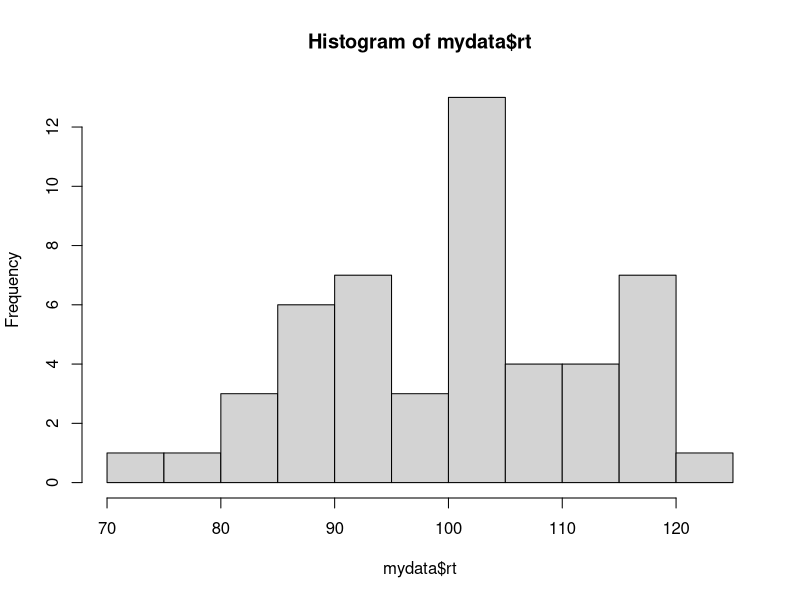
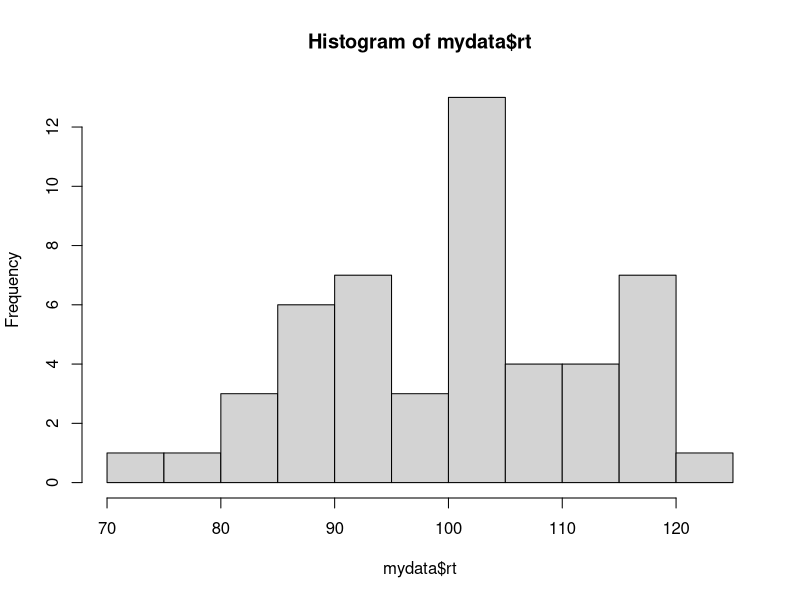
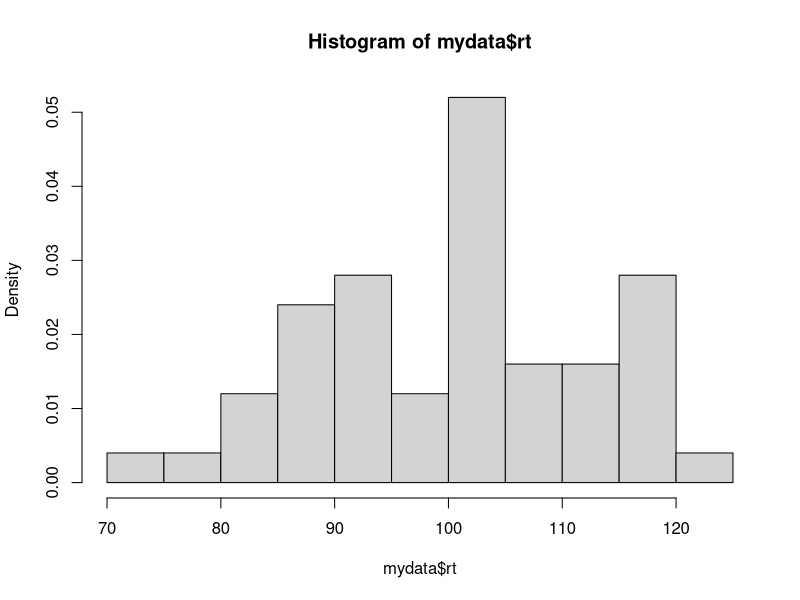
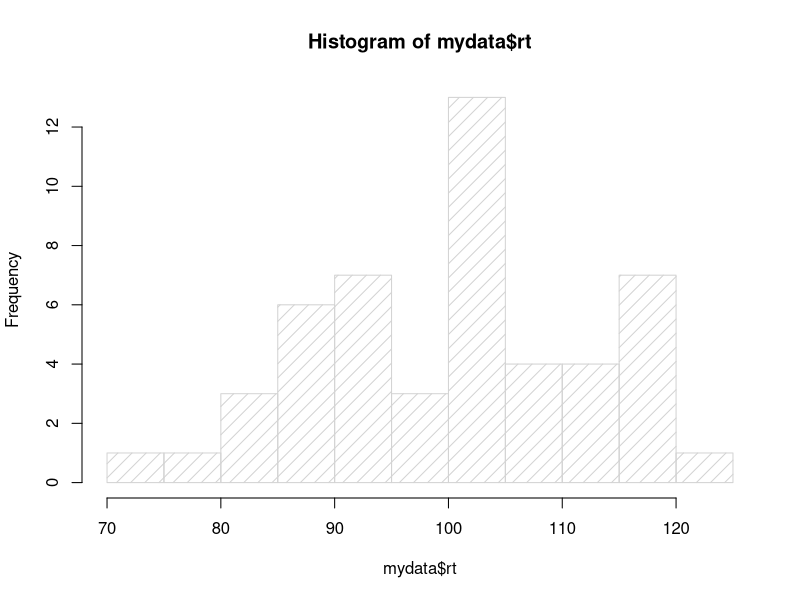
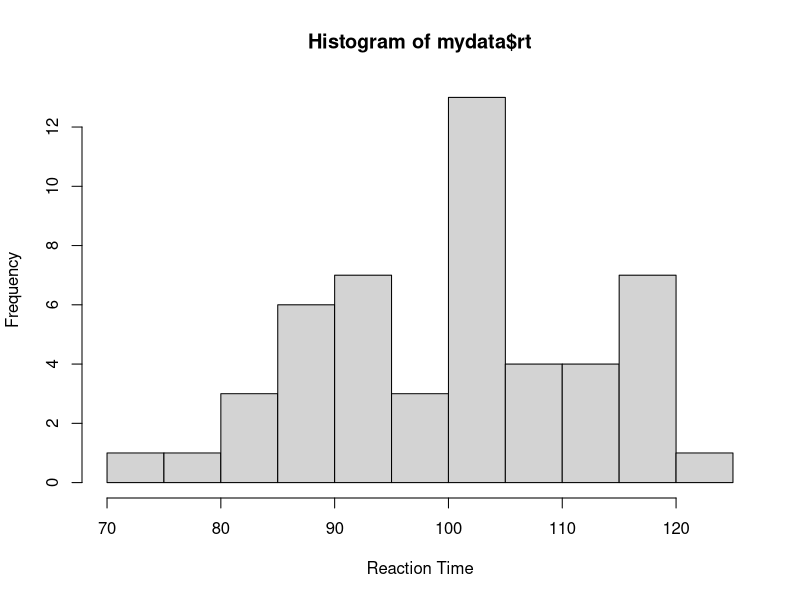
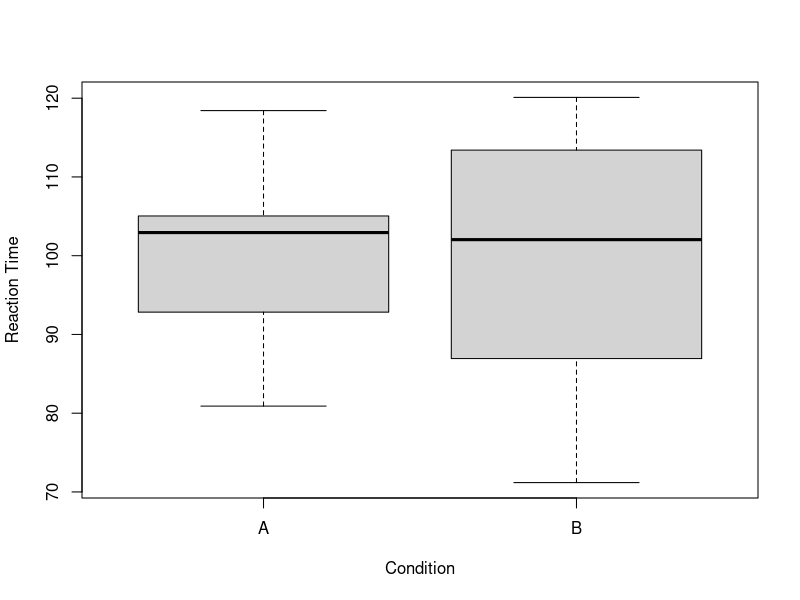

Generate these figures, in order, with R:
## ---- chunk 1
knitr::opts_chunk$set(echo = TRUE)
## ---- chunk 2
avector <- c(3, 6, 9, 12, 15, 18, 21, 24, 27)  # Let's create a vector with 9 elements.
avector # prints the whole object
avector[4] # prints the fourth element of the vector
avector[4:7] # prints the 4th through 7th elements of the vector
## ---- chunk 3
# First, let's recreate our random data.frame:
mydata <- data.frame(id = seq(1:50),  # create a column named "id" with the numbers (sequence) 1 through 50
                     condition = rep(c("A", "B"), 25),  # create a "condition" column with A and B repeating
                     rt = rnorm(n = 50, mean = 100, sd = 15))  # create a third column named "rt" with randomly generated data

head(mydata)  # Let's print the head of the data for reference.

mydata[1, 3]  # select a single cell in the first row, third column
# You'll see from the printout of head(mydata) above that this is the reaction time for participant 1.

mydata[3, ]  # leave one of the numbers blank if you want to select all columns for a given row

mydata[, 3]  # or all rows for a given column

mydata[1:10, ]  # You can select multiple rows and/or columns. Here, we're selecting the first ten rows, all columns.

mydata[c(1, 3, 5),]  # This will select the first, third, and fifth rows, all columns.
## ---- chunk 4
mydata$rt
mydata$condition
## ---- chunk 5
mydata$rt[10]
# is the same as:
mydata[10, 3]

## ---- chunk 6
mydata[mydata$rt > 120, ]  # Select rows of mydata where reaction time is greater than 120, all columns
## ---- chunk 7
mydata$rt > 120
## ---- chunk 8
mydata[mydata$id <= 10,]
mydata[mydata$condition == "A", ]
## ---- chunk 9
mydata[mydata$rt > 100 & mydata$rt < 110, ]  # Select rows of mydata where reaction time is greater than 100 and less than 110, all columns
## ---- chunk 10
mydata[mydata$rt < 90 | mydata$rt > 130, ]  # Select rows of mydata where rt is less than 90 or greater than 130, all columns
## ---- chunk 11
mydata[mydata$id <= 10 & mydata$rt < 90 | mydata$rt > 130, ]
## ---- chunk 12
mydata[mydata$id <= 10 & (mydata$rt < 90 | mydata$rt > 130), ]
## ---- chunk 13
subset(mydata, rt > 130) # This selects all rows of mydata where rt > 130
## ---- chunk 14
subset(mydata, rt > 130, c(condition, rt))  # select the condition and rt columns where rt > 130
## ---- chunk 15
subset(x = mydata, subset = rt > 130, select = c(condition, rt)) # This is the same as the last example, but noting each argument explicitly
## ---- chunk 16
mean(mydata$rt)  # Gives the mean (average) of RT
sd(mydata$rt)  # Gives the standard deviation of RT
median(mydata$rt)  # Gives the median value
min(mydata$rt)  # Gives the minimum value
max(mydata$rt)  # Gives the maximum value
## ---- chunk 17
hist(mydata$rt)
## ---- chunk 18
hist(mydata$rt, breaks = 10)  # breaks supplies the number of breaks in the histogram (???)
hist(mydata$rt, breaks = 10, freq = F)  # setting freq = F changes the y-axis to probability density instead of count/frequency
hist(mydata$rt, breaks = 10, density = 10)  # density sets the density of shading
hist(mydata$rt, breaks = 10, xlab = "Reaction Time")  # xlab and ylab change the labels on the X and Y axes.
## ---- chunk 19
boxplot(mydata$rt ~ mydata$condition, xlab = "Condition", ylab = "Reaction Time")
